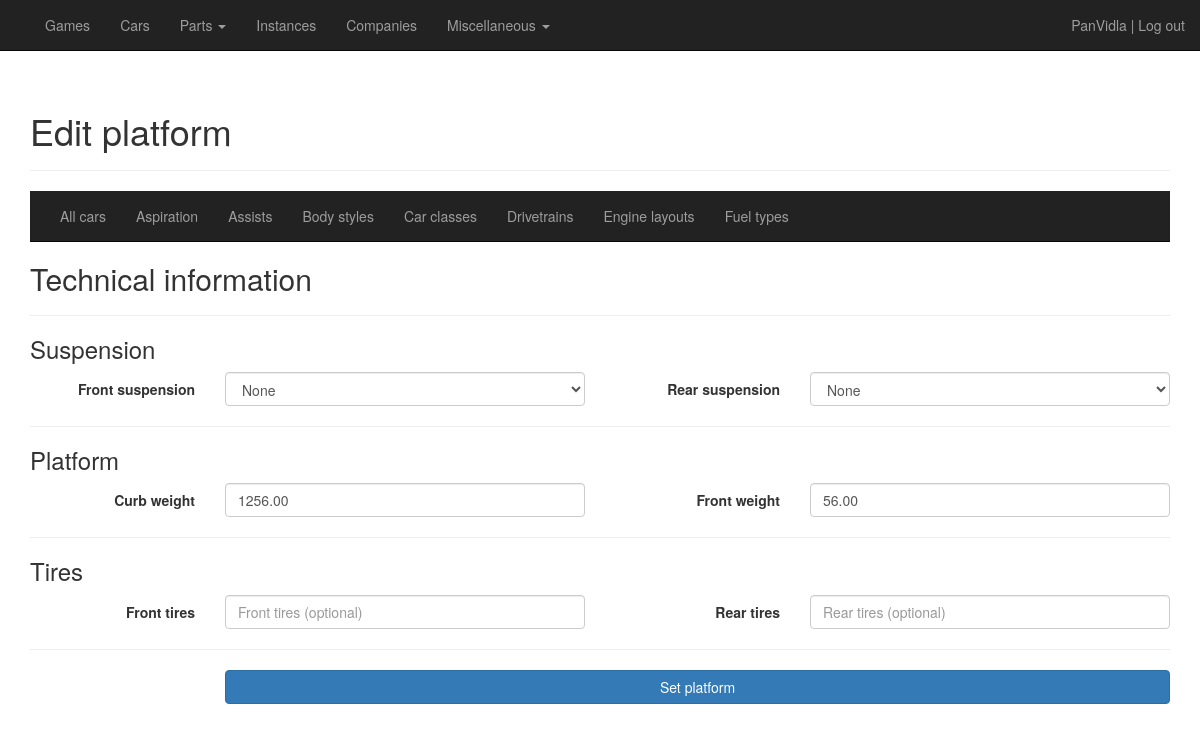
Screenshot of /cars/edit-car/1/platform (signed in) with the database file from the repository.
### general/models/user.py (models this page shows, shortened)
class User(UserMixin, database.Model):
    __tablename__ = "users"
    id = database.Column(database.Integer, primary_key=True)
    username = database.Column(database.Unicode, nullable=False, unique=True)
    password_hash = database.Column(database.Unicode)
    current_instance = database.Column(database.Integer, default=0, nullable=False)

### general/models/car.py (models this page shows, shortened)
class Car(database.Model):
    __tablename__ = "cars"
    id = database.Column(database.Integer, primary_key=True)
    datetime_added = database.Column(database.DateTime, default=datetime.utcnow, index=True, nullable=False)
    datetime_edited = database.Column(database.DateTime, default=datetime.utcnow, index=True, nullable=False)
    is_deleted = database.Column(database.Boolean, default=False, index=True, nullable=False)
    year = database.Column(database.Integer, index=True, nullable=True)
    manufacturers = database.relationship('Company', secondary="car_manufacturer")
    manufacturers_display = database.Column(database.Unicode, index=True, nullable=False)
    model = database.Column(database.Unicode, index=True, nullable=False)
    name_display = database.Column(database.Unicode, index=True, nullable=False, unique=True)
    name_short = database.Column(database.Unicode, nullable=True)
    country_id = database.Column(database.Integer, database.ForeignKey("countries.id"), nullable=True)
    is_prototype = database.Column(database.Boolean, default=False, index=True, nullable=False)
    is_fictional = database.Column(database.Boolean, default=False, index=True, nullable=False)
    competitions = database.relationship('Competition', secondary="car_competition")
    car_class_id = database.Column(database.Integer, database.ForeignKey("car_classes.id"), index=True, nullable=True)
    body_style_id = database.Column(database.Integer, database.ForeignKey("body_styles.id"), index=True, nullable=False)
    engines = database.relationship('Engine', secondary="car_engine", lazy='dynamic')
    fuel_type_actual_id = database.Column(database.Integer, database.ForeignKey("fuel_types.id"), index=True,
                                          nullable=True)
    max_power_output_kw_actual = database.Column(database.Double, index=True, nullable=True)
    max_power_output_rpm_actual = database.Column(database.Integer, nullable=True)
    max_torque_nm_actual = database.Column(database.Double, index=True, nullable=True)
    max_torque_rpm_actual = database.Column(database.Integer, nullable=True)
    additional_forced_induction_id = database.Column(database.Integer, database.ForeignKey("forced_induction.id"),
                                                     nullable=True)
    transmission_id = database.Column(database.Integer, database.ForeignKey("transmissions.id"), nullable=True)
    transmission_type_actual_id = database.Column(database.Integer, database.ForeignKey("transmission_types.id"),
                                                  nullable=True)
    no_of_gears_actual = database.Column(database.Integer, index=True, nullable=True)
    engine_layout_id = database.Column(database.Integer, database.ForeignKey("engine_layouts.id"), index=True,
                                       nullable=False)
    drivetrain_id = database.Column(database.Integer, database.ForeignKey("drivetrains.id"), index=True, nullable=False)
    suspension_front_id = database.Column(database.Integer, database.ForeignKey("suspension.id"), index=True, nullable=True)
    suspension_rear_id = database.Column(database.Integer, database.ForeignKey("suspension.id"), index=True, nullable=True)
    curb_weight_kg = database.Column(database.Double, index=True, nullable=True)
    weight_distribution = database.Column(database.Double, index=True, nullable=True)
    tires_front = database.Column(database.Unicode, nullable=True)
    tires_rear = database.Column(database.Unicode, nullable=True)
    acceleration_0_to_100_kmh_sec = database.Column(database.Double, index=True, nullable=True)
    maximum_speed_kmh = database.Column(database.Double, index=True, nullable=True)
    power_to_weight_ratio = database.Column(database.Double, index=True, nullable=True)
    assists = database.relationship('Assist', secondary="car_assist")
    no_of_instances = database.Column(database.Integer, default=0, index=True, nullable=False)
    instances = database.relationship('Instance', backref='car', lazy='dynamic')
    texts = database.relationship('CarText', backref='car', lazy='dynamic')
    images = database.relationship('CarImage', backref='car', lazy='dynamic')

### general/routes_cars.py (the view, shortened to what this page needs)
@cardb.route("/cars/edit-car/<id>/platform", methods=['GET', 'POST'])
@login_required
def edit_car_platform(id):
    car = Car.query.get(id)
    form = Car6Form(obj=car)
    return render_template("cars_form_6_platform.html",
                           title="Edit car",
                           heading="Edit platform",
                           form=form,
                           viewing="car",
                           editing=True)

### general/forms_cars.py
class Car6Form(FlaskForm):
    suspension_front_id = SelectField("Front suspension", coerce=int)
    suspension_rear_id = SelectField("Rear suspension", coerce=int)
    curb_weight_kg = DecimalField("Curb weight", validators=[Optional()])
    weight_distribution = DecimalField("Front weight", validators=[Optional()])
    tires_front = StringField("Front tires", validators=[Optional()])
    tires_rear = StringField("Rear tires", validators=[Optional()])
    submit = SubmitField("Set platform")
    def __init__(self, *args, **kwargs):
        super(Car6Form, self).__init__(*args, **kwargs)
        self.suspension_front_id.choices = [(0, "None")]
        self.suspension_front_id.choices += [
            (suspension.id, "{}".format(suspension.name_full))
            for suspension
            in Suspension.query
            .order_by(Suspension.name_full.asc()).all()]
        self.suspension_rear_id.choices = [(0, "None")]
        self.suspension_rear_id.choices += [
            (suspension.id, "{}".format(suspension.name_full))
            for suspension
            in Suspension.query
            .order_by(Suspension.name_full.asc()).all()]

### general/models/user.py (called while the page is built)
@login.user_loader
def load_user(id):
    return User.query.get(int(id))

### general/templates/cars_form_6_platform.html (shortened to what this page needs)
{% extends "cars_base.html" %}
{% block cars_content %}
    <div>
        <form role="form" class="form-horizontal" method="post">
        <h2>Technical information</h2>
        <hr>
        <h3>Suspension</h3>
        <div class="form-group">
            <div>
                <label class="col-sm-2 control-label">{{ form.suspension_front_id.label }}</label>
                <div class="col-sm-4">
                    {{ form.suspension_front_id(class_="form-control") }}
                </div>
                <label class="col-sm-2 control-label">{{ form.suspension_rear_id.label }}</label>
                <div class="col-sm-4">
                    {{ form.suspension_rear_id(class_="form-control") }}
                </div>
            </div>
        </div>
        <hr>
        <h3>Platform</h3>
        <div class="form-group">
            <div>
                <label class="col-sm-2 control-label">{{ form.curb_weight_kg.label }}</label>
                <div class="col-sm-4">
                    {{ form.curb_weight_kg(class_="form-control", placeholder="Curb weight [kg] (optional)") }}
                </div>
                <label class="col-sm-2 control-label">{{ form.weight_distribution.label }}</label>
                <div class="col-sm-4">
                    {{ form.weight_distribution(class_="form-control", placeholder="Front weight [%] (optional)") }}
                </div>
            </div>
        </div>
        <hr>
        <h3>Tires</h3>
        <div class="form-group">
            <div>
                <label class="col-sm-2 control-label">{{ form.tires_front.label }}</label>
                <div class="col-sm-4">
                    {{ form.tires_front(class_="form-control", placeholder="Front tires (optional)") }}
                </div>
                <label class="col-sm-2 control-label">{{ form.tires_rear.label }}</label>
                <div class="col-sm-4">
                    {{ form.tires_rear(class_="form-control", placeholder="Rear tires (optional)") }}
                </div>
            </div>
        </div>
        <hr>
        <div class="form-group">
            <div class="col-sm-offset-2 col-sm-10">
              {{ form.submit(class_="btn btn-primary btn-block") }}
            </div>
        </div>
        </form>
    </div>
{% endblock %}

### general/templates/base.html (shortened to what this page needs)
{% extends "bootstrap/base.html" %}
{% block styles %}
    {{super()}}
    <link href="{{ url_for('static', filename='css/car-database.css') }}" rel="stylesheet">
{% endblock %}
{% block navbar %}
    <nav class="navbar navbar-inverse navbar-static-top">
        <div class="container">
            <div class="collapse navbar-collapse" id="bs-example-navbar-collapse-1">
                <ul class="nav navbar-nav">
                    <li><a class="hover-underline-animation" href="{{ url_for('overview_games') }}">Games</a></li>
                    <li><a class="hover-underline-animation" href="{{ url_for('overview_cars') }}">Cars</a></li>
                    <li class="dropdown">
                        <a href="#" class="dropdown-toggle" data-toggle="dropdown">Parts <b class="caret"></b></a>
                    </li>
                    <li><a class="hover-underline-animation" href="{{ url_for('overview_instances') }}">Instances</a></li>
                    <li><a class="hover-underline-animation" href="{{ url_for('overview_companies') }}">Companies</a></li>
                    <li class="dropdown">
                        <a href="#" class="dropdown-toggle" data-toggle="dropdown">Miscellaneous <b class="caret"></b></a>
                    </li>
                </ul>
                <p class="navbar-text navbar-right">{% if current_user.is_anonymous %}<a href="{{ url_for('login') }}" class="navbar-link">Log in</a>{% else %}{{ current_user.username }} | <a href="{{ url_for('logout') }}" class="navbar-link">Log out</a>{% endif %}</p>
            </div>
        </div>
    </nav>
{% endblock %}
{% block content %}
    <div class="container">
        {% block cardb_content %}
        {% endblock %}
    </div>
{% endblock %}

### general/static/css/car-database.css (style rules this page uses)
.hover-underline-animation { display: inline-block; position: relative; color: white; }
.hover-underline-animation::after { content: ''; position: absolute; width: 100%; transform: scaleX(0); height: 2px; bottom: 0; left: 0; background-color: white; transform-origin: bottom right; transition: transform 0.25s ease-out; }

### rows the page displays
User: username "PanVidla"
Car: suspension_front_id "None", suspension_rear_id "None", curb_weight_kg "1256.00", weight_distribution "56.00"

### other values shown
{{ heading }} "Edit platform"
